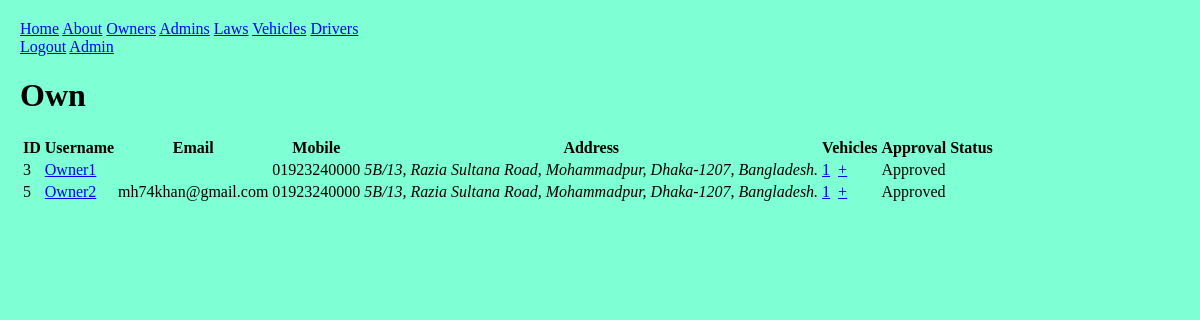
/front/owners/ (signed in), run on the app's committed database.
### front/models.py (models this page shows)
class Account(AbstractUser):
    address = models.TextField(max_length=200, default="5B/13, Razia Sultana Road, Mohammadpur, Dhaka-1207, Bangladesh.");
    phone = models.CharField(max_length=20, default="01923240000");
    approved = models.BooleanField(default=False);

### front/decorators.py (the view)
        def wrapper_func(req, *args, **kwargs):
            grp = {x.name for x in req.user.groups.all()};
            if not (bool(roles.intersection(grp)) ^ bool(grp)):
                return view_func(req, *args, **kwargs);
            else: return HttpResponse("""
                <h1>access denied</h1>
                <a href="/front/">home</a>
            """)

### front/views.py (called while the page is built)
@login_required(login_url="login")
@allowed_users({"law", "owner"})
def owners(req: HttpRequest):
    if "owner" in str(req.user.groups.all()):
        users = Account.objects.filter(groups__name__in=["owner", "pending_owner"], id=req.user.id);
    else: users = Account.objects.filter(groups__name__in=["owner", "pending_owner"]);
    context = {
        "nav": nav,
        "users": users,
    };
    return render(req, "owners.html", context);

### front/templates/owners.html (shortened to what this page needs)
{% extends 'base.html' %}
{% block content %}
    <h1>Own</h1>
    <table>
        <thead>
            <th>ID</th>
            <th>Username</th>
            <th>Email</th>
            <th>Mobile</th>
            <th>Address</th>
            <th>Vehicles</th>
            <th>Approval Status</th>
        </thead>
        <tbody>
            {% for user in users %}
            <tr>
                <td>{{user.id}}</td>
                <td><a href="{% url 'owner' %}?pk={{user.id}}">{{user.username}}</a></td>
                <td>{{user.email}}</td>
                <td>{{user.phone}}</td>
                <td><Address>{{user.address}}</Address></td>
                <td>
                    <a href="{% url 'vehicles' %}?oid={{user.id}}">{{user.vehicle_set.all.count}}</a>&nbsp;
                    {% if user.approved %}{% if request.user.groups.all.0.name != 'law' %}
                        <a href="{% url 'vehicle' %}?oid={{user.id}}">+</a>
                    {% endif %}{% endif %}
                </td>
                <td>{% if user.approved %}
                    Approved
                {% else %}
                    {% if request.user.is_superuser %}
                        <a href="{% url 'approve' %}?type=owner&amp;pk={{user.id}}">Approve</a>
                    {% else %}
                        Pending
                    {% endif %}
                {% endif %}</td>
            </tr>
            {% endfor %}
        </tbody>
    </table>
{% endblock content %}

### static/front/style.css (style rules this page uses)
body { box-sizing: border-box; margin: 0; display: block; overflow: auto; padding: 20px; background-color: aquamarine; }
a, button, title { text-transform: capitalize; }

### data on the page
Account: id "3", username "Owner1", phone "01923240000", address "5B/13, Razia Sultana Road, Mohammadpur, Dhaka-1207, Bangladesh.", vehicle_set.all.count "1", approved "Approved"
Account: id "5", username "Owner2", email "mh74khan@gmail.com", phone "01923240000", address "5B/13, Razia Sultana Road, Mohammadpur, Dhaka-1207, Bangladesh.", vehicle_set.all.count "1", approved "Approved"

### other printed values
{{ nav.0 }} "Home"
{{ page }} "About" "Owners" "Admins" "Laws" "Vehicles" "Drivers"
